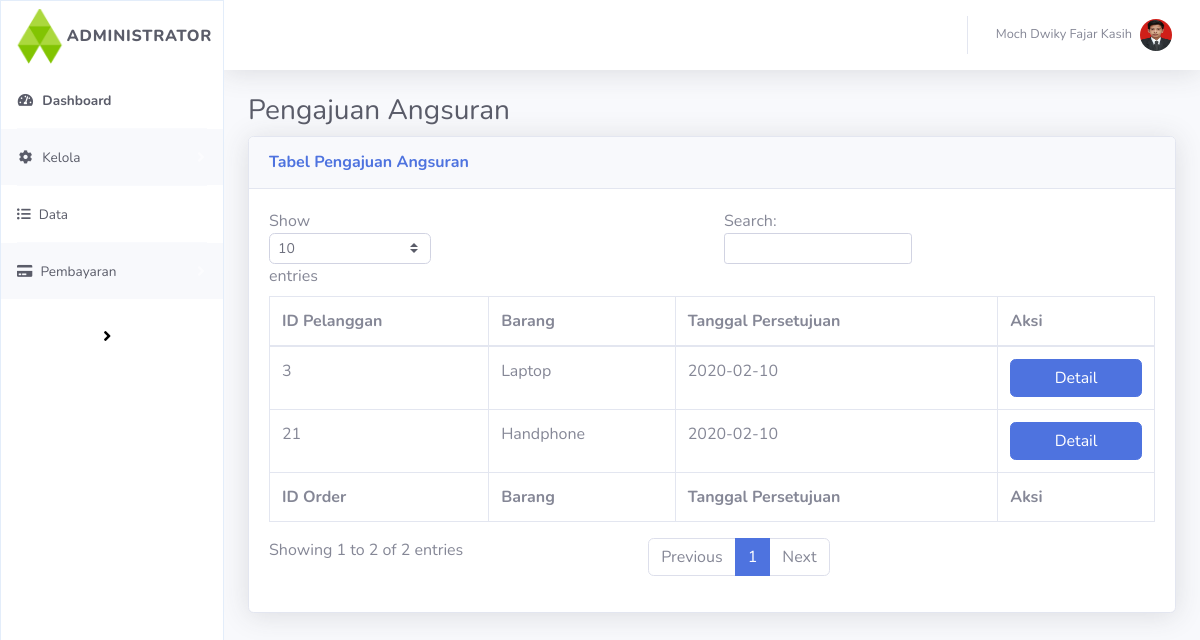
Page /index.php/kelola/angsuran on the committed database.
### tables this page shows
CREATE TABLE `pengajuan` (
  `id_pelanggan` int(11) NOT NULL,
  `status` tinyint(4) NOT NULL DEFAULT 0,
  `nama` varchar(128) NOT NULL,
  `barang` varchar(150) NOT NULL,
  `tgl_persetujuan` date NOT NULL,
  `hp` int(15) NOT NULL,
  `email` varchar(50) NOT NULL,
  `tgl_lahir` date NOT NULL,
  `whatsapp` int(20) NOT NULL,
  `harga` bigint(20) NOT NULL,
  `deskripsi` text NOT NULL,
  `link` varchar(255) NOT NULL,
  `jumlah_barang` int(100) NOT NULL,
  `dp` bigint(20) NOT NULL,
  `angsuran` bigint(20) NOT NULL,
  `margin` bigint(20) NOT NULL,
  `jangka_waktu` int(11) NOT NULL,
  `catatan_penjual` text NOT NULL,
  `kode_voucher` varchar(100) NOT NULL,
  `nilai_voucher` varchar(100) NOT NULL,
  `catatan_admin` text NOT NULL,
  `asp` varchar(255) NOT NULL DEFAULT '0',
  `status_trx` tinyint(4) NOT NULL,
  `akad` varchar(255) NOT NULL DEFAULT '0',
  `tgl_sekarang` date NOT NULL,
  `tgl_awal` date NOT NULL,
  `tgl_akhir` date NOT NULL,
  `catatan_akad` text NOT NULL,
  `tgl_akad` date NOT NULL,
  `file_akad` varchar(255) NOT NULL DEFAULT '0',
  `alamat` varchar(255) NOT NULL,
  `universitas` varchar(255) NOT NULL
);

### application/controllers/Kelola.php (called while the page is built, shortened)
<?php
class Kelola extends CI_Controller
{
    public function __construct()
    {
        $this->load->model("m_data");
        $this->load->library('form_validation');
    }
    public function angsuran()
    {
        $data["angsuran"] = $this->m_data->tampil_angsuran();
        $this->load->view('templates/v_header');
        $this->load->view('templates/v_sidebar');
        $this->load->view('templates/v_navbar');
        $this->load->view('kelola/v_kelola_angsuran', $data);
    }
}

### index.php (called while the page is built, shortened)
<?php
require_once BASEPATH.'core/CodeIgniter.php';

### application/models/m_data.php (called while the page is built, shortened)
<?php defined('BASEPATH') OR exit('No direct script access allowed');
class M_data extends CI_Model
{
    function tampil_angsuran()
    {
        $this->db->order_by("id_pelanggan", "desc");
        return $this->db->get_where('pengajuan', ['status' => 1])->result_array();
    }
}

### application/views/kelola/v_kelola_angsuran.php (the view, shortened to what this page needs)
      <div class="container-fluid">
        <h1 class="h3 mb-2 text-gray-800">Pengajuan Angsuran</h1>
        <div class="card shadow mb-4">
          <div class="card-header py-3">
            <h6 class="m-0 font-weight-bold text-primary">Tabel Pengajuan Angsuran</h6>
          </div>
          <div class="card-body">
            <div class="table-responsive">
              <table class="table table-bordered" id="dataTable" width="100%" cellspacing="0">
                <thead>
                  <tr>
                    <th>ID Pelanggan</th>
                    <th>Barang</th>
                    <th>Tanggal Persetujuan</th>
                    <th>Aksi</th>
                  </tr>
                </thead>
                <tfoot>
                  <tr>
                    <th>ID Order</th>
                    <th>Barang</th>
                    <th>Tanggal Persetujuan</th>
                    <th>Aksi</th>
                  </tr>
                </tfoot>
                <tbody>
                  <?php foreach ($angsuran as $p): ?>
                    <?php $id = $p['id_pelanggan']; ?>
                  <tr>
                    <td><?= $id; ?></td>
                    <td><?= $p['barang']; ?></td>
                    <td><?= $p['tgl_persetujuan']; ?></td>
                    <td>
                      <?php
                      echo "<a href='/project-admin/detail?detail_id=$id'><button class='btn btn-primary btn-block'>Detail</button></a>
                      ";?>
                    </td>
                  <?php endforeach; ?>
                </tbody>
              </table>
            </div>
          </div>
        </div>
      </div>
    </div>
  </div>
</div>

### rows in the picture
pengajuan: id_pelanggan "21", barang "Handphone", tgl_persetujuan "2020-02-10"
pengajuan: id_pelanggan "3", barang "Laptop", tgl_persetujuan "2020-02-10"
